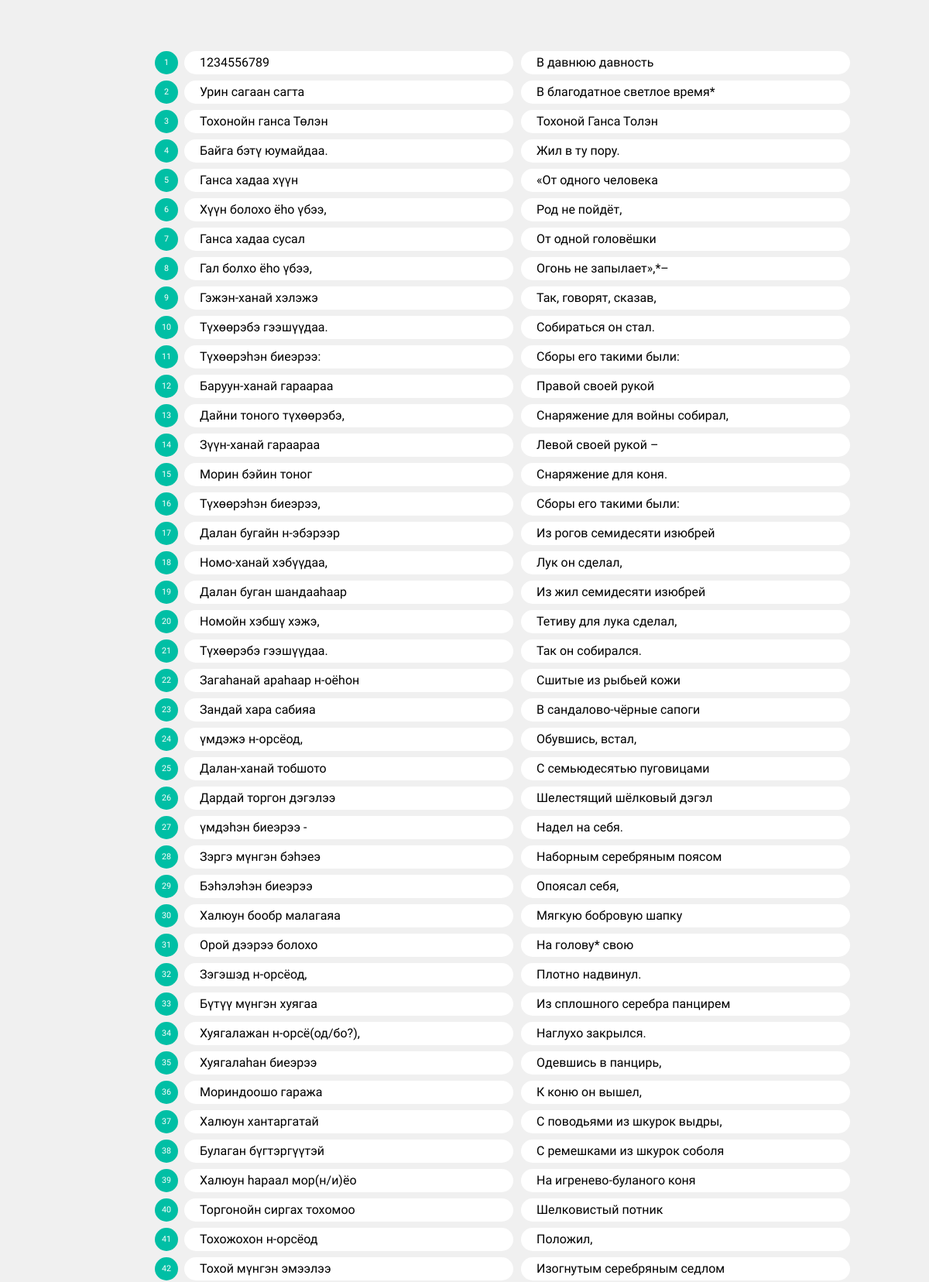
/annotation_tool/workspace/1/edit/ (signed in, upper part), run on the app's committed database.
### annotation_tool/models.py (models this page shows, shortened)
class Line(models.Model):
    block = models.ForeignKey(Block, on_delete=models.CASCADE, null=True)
    position = models.IntegerField(null=True)
    text_right = models.CharField(max_length=500, default="Не указано")
    text_left = models.CharField(max_length=500, default="Не указано")
    tags = GenericRelation(TaggedItem, null=True)
    class Meta:
        unique_together = (("block", "position"),)

### annotation_tool/views.py (the view)
# urls.py: url(r'^workspace/(?P<pk>\d+)/edit/$', views.Workspace, name='workspace'),
def Workspace(request, pk):
    if request.user.is_authenticated:
        block = Block.objects.get(pk=pk)
        lines = Line.objects.all().filter(block=block).order_by('position')
        return render(request, 'annotation_tool/main.html', {'lines': lines, 'pk': pk})
    else:
        return redirect('annotation_tool:user_login')

### annotation_tool/templatetags/tags.py (called while the page is built)
@register.filter(name='get_class')
def get_class(value):
  return value.__class__.__name__

### templates/annotation_tool/main.html (shortened to what this page needs)
<!DOCTYPE html>
<html lang="en">
<head>
    {% load static %}
    {% load tags %}
    <link rel="stylesheet" type="text/css" href="{% static 'css/main-style.css' %}">
    <link rel="stylesheet" type="text/css" href="{% static 'css/all.css' %}">
    <link rel="stylesheet" type="text/css" href="{% static 'css/fixer-style.css' %}">
    <link rel="stylesheet" type="text/css" href="{% static 'css/tooltip-style.css' %}">
    <link rel="stylesheet" type="text/css" href="{% static 'css/animate.css' %}">
    <link rel="stylesheet" type="text/css" href="{% static 'css/window-style.css' %}">
    <link rel="stylesheet" type="text/css" href="{% static 'css/search-style.css' %}">
    <link rel="stylesheet" type="text/css" href="{% static 'css/tree-style.css' %}">
    <link rel="stylesheet" type="text/css" href="{% static 'css/create-style.css' %}">
    <link rel="stylesheet" type="text/css" href="{% static 'css/item-style.css' %}">
</head>
<body>
    <div class="block" id="block" data-pk="{{ pk }}">
        {% if lines %}
            {% for line in lines %}
                    <div class="item" data-pk="{{line.pk}}" data-model="{{ line|get_class }}">
                        <p style="display: none">Строка - </p><p style="min-width: 20px">{{ line.position }}</p>
                    </div>
                    <div style="" class="line"><p>{{ line.text_left }}</p></div>
                    <div style="" class="line" ><p>{{ line.text_right }}</p></div>
            {% endfor %}
        {% endif %}
    </div>
</body>
</html>

### annotation_tool/static/css/main-style.css (style rules this page uses)
.block { width: 1000px; margin: 50px auto; display: grid; grid-template-columns: 130px auto auto; grid-gap: 8px; grid-auto-rows: minmax(30px, auto); justify-items: start; }
.block .item { margin:0; grid-column: 1; grid-row: auto; justify-self: end; }
.line { width: 425px; float: left; }
.line p { padding-left: 20px; line-height: 30px; text-align: left; vertical-align: middle; color: black; background-color: white; border: 0; border-radius: 15px; }

### annotation_tool/static/css/fixer-style.css (style rules this page uses)
body { background: #f0f0f0; }
html, body, div, span, applet, object, iframe, h1, h2, h3, h4, h5, h6, p, blockquote, pre, a, abbr, acronym, address, big, cite, code, del, dfn, em, img, ins, kbd, q, s, samp, small, strike, strong, sub, sup, tt, var, b, u, i, center, dl, dt, dd, ol, ul, li, fieldset, form, label, legend, table, caption, tbody, tfoot, thead, tr, th, td, article, aside, canvas, details, embed, figure, figcaption, footer, header, hgroup, menu, nav, output, ruby, section, summary, time, mark, audio, video, input, select, textarea { margin: 0; padding: 0; border: 0; font-size: 100%; font-family: 'Comfortaa', cursive; vertical-align: baseline; }
body { line-height: 1; }

### annotation_tool/static/css/item-style.css (style rules this page uses)
div.item[data-model='Line'] { background-color: #00bfa5; }
.item { height: 30px; margin: 10px 5px; cursor: pointer; display: inline-block; border-radius: 30px; margin: 10px; }
.item>p { line-height: 30px; color: white; border-radius: 30px; padding: 0 5px; font-size: 8pt; text-align: center; cursor: pointer; float: left; height: 30px; }

### data on the page
Line: position "1", text_left "1234556789", text_right "В давнюю давность"
Line: position "2", text_left "Урин сагаан сагта", text_right "В благодатное светлое время*"
Line: position "3", text_left "Тохонойн ганса Тѳлэн", text_right "Тохоной Ганса Толэн"
Line: position "4", text_left "Байга бэтү юумайдаа.", text_right "Жил в ту пору."
Line: position "5", text_left "Ганса хадаа хүүн", text_right "«От одного человека"
Line: position "6", text_left "Хүүн болохо ёһо үбээ,", text_right "Род не пойдёт,"
Line: position "7", text_left "Ганса хадаа сусал", text_right "От одной головёшки"
Line: position "8", text_left "Гал болхо ёһо үбээ,", text_right "Огонь не запылает»,*–"
Line: position "9", text_left "Гэжэн-ханай хэлэжэ", text_right "Так, говорят, сказав,"
Line: position "10", text_left "Түхѳѳрэбэ гээшүүдаа.", text_right "Собираться он стал."
Line: position "11", text_left "Түхѳѳрэһэн биеэрээ:", text_right "Сборы его такими были:"
Line: position "12", text_left "Баруун-ханай гараараа", text_right "Правой своей рукой"
Line: position "13", text_left "Дайни тоного түхѳѳрэбэ,", text_right "Снаряжение для войны собирал,"
Line: position "14", text_left "Зүүн-ханай гараараа", text_right "Левой своей рукой –"
Line: position "15", text_left "Морин бэйин тоног", text_right "Снаряжение для коня."
Line: position "16", text_left "Түхѳѳрэһэн биеэрээ,", text_right "Сборы его такими были:"
Line: position "17", text_left "Далан бугайн н-эбэрээр", text_right "Из рогов семидесяти изюбрей"
Line: position "18", text_left "Номо-ханай хэбүүдаа,", text_right "Лук он сделал,"
Line: position "19", text_left "Далан буган шандааһаар", text_right "Из жил семидесяти изюбрей"
Line: position "20", text_left "Номойн хэбшү хэжэ,", text_right "Тетиву для лука сделал,"
Line: position "21", text_left "Түхѳѳрэбэ гээшүүдаа.", text_right "Так он собирался."
Line: position "22", text_left "Загаһанай араһаар н-оёһон", text_right "Cшитые из рыбьей кожи"
Line: position "23", text_left "Зандай хара сабияа", text_right "В сандалово-чёрные сапоги"
Line: position "24", text_left "үмдэжэ н-орсёод,", text_right "Обувшись, встал,"
Line: position "25", text_left "Далан-ханай тобшото", text_right "С семьюдесятью пуговицами"
Line: position "26", text_left "Дардай торгон дэгэлээ", text_right "Шелестящий шёлковый дэгэл"
Line: position "27", text_left "үмдэһэн биеэрээ -", text_right "Надел на себя."
Line: position "28", text_left "Зэргэ мүнгэн бэһэеэ", text_right "Наборным серебряным поясом"
Line: position "29", text_left "Бэһэлэһэн биеэрээ", text_right "Опоясал себя,"
Line: position "30", text_left "Халюун бообр малагаяа", text_right "Мягкую бобровую шапку"
Line: position "31", text_left "Орой дээрээ болохо", text_right "На голову* свою"
Line: position "32", text_left "Зэгэшэд н-орсёод,", text_right "Плотно надвинул."
Line: position "33", text_left "Бүтүү мүнгэн хуягаа", text_right "Из сплошного серебра панцирем"
Line: position "34", text_left "Хуягалажан н-орсё(од/бо?),", text_right "Наглухо закрылся."
Line: position "35", text_left "Хуягалаһан биеэрээ", text_right "Одевшись в панцирь,"
Line: position "36", text_left "Мориндоошо гаража", text_right "К коню он вышел,"
Line: position "37", text_left "Халюун хантаргатай", text_right "С поводьями из шкурок выдры,"
Line: position "38", text_left "Булаган бүгтэргүүтэй", text_right "С ремешками из шкурок соболя"
Line: position "39", text_left "Халюун һараал мор(н/и)ёо", text_right "На игренево-буланого коня"
Line: position "40", text_left "Торгонойн сиргах тохомоо", text_right "Шелковистый потник"
Line: position "41", text_left "Тохожохон н-орсёод", text_right "Положил,"
Line: position "42", text_left "Тохой мүнгэн эмээлээ", text_right "Изогнутым серебряным седлом"
